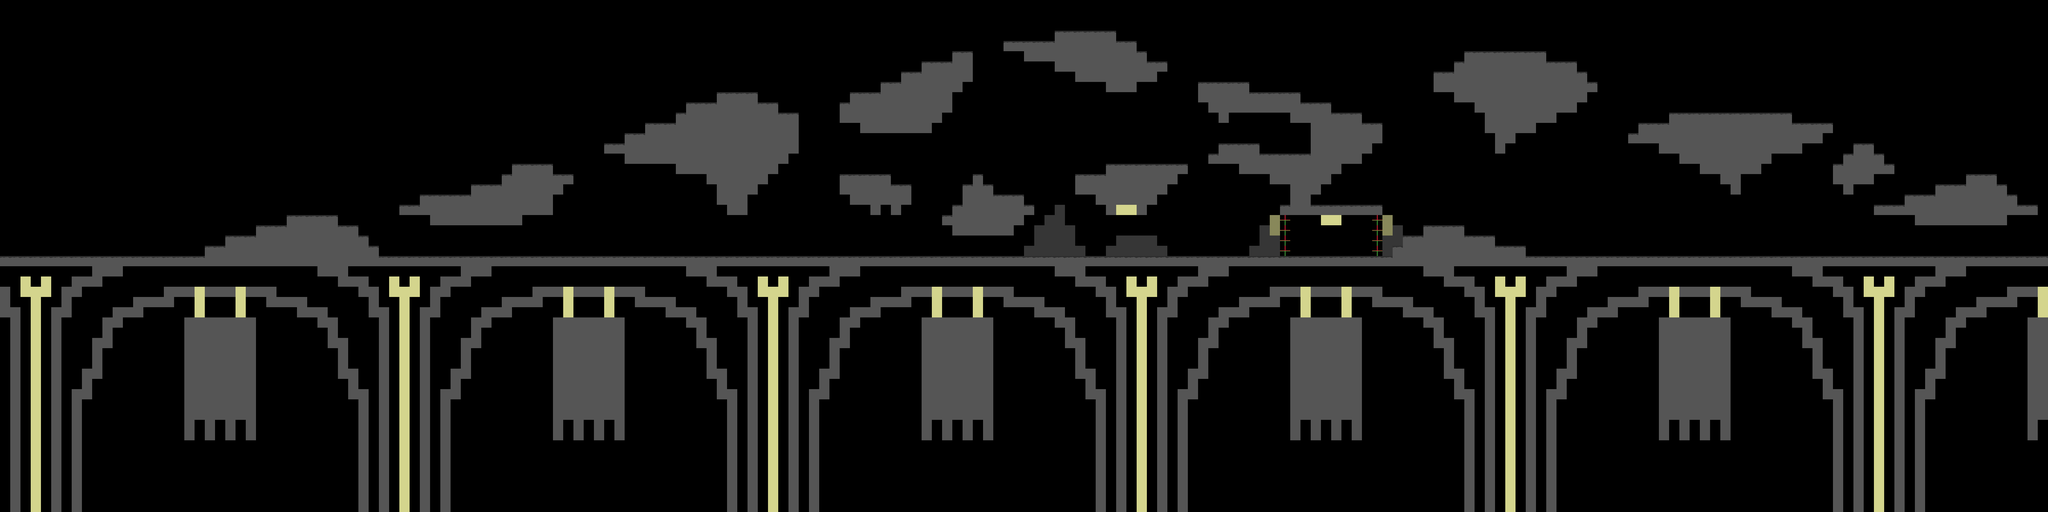

Rendered tile map (Tiled .tmx) drawn with the repository's tilesets; below, a short description and the map source with its tile grids summarised:
An orthogonal 200x50 tile map with 32x32 px tiles, 2 tile layers (background, main) and 13 objects (5x switch, 2x gate, 2x checkpoint, darkZone, elevator, ...).

<map version="1.0" tiledversion="1.0.3" orientation="orthogonal" renderorder="right-down" width="200" height="50" tilewidth="32" tileheight="32" nextobjectid="59">
 <properties>
  <property name="cameraHeight" type="float" value="0" />
  <property name="cameraWidth" type="float" value="35" />
 </properties>
 <tileset firstgid="1" source="../../textures/tilesets/test/testTileset.tsx" />
 <layer name="background" width="200" height="50" opacity="0.64">
  <data>[10000 cells, 50 non-empty, 2 distinct tile ids]</data>
 </layer>
 <layer name="main" width="200" height="50">
  <data>[10000 cells, 2329 non-empty, 4 distinct tile ids]</data>
 </layer>
 <objectgroup name="area">
  <object id="28" name="darkZone" x="4032" y="672" width="256" height="128" />
 </objectgroup>
 <objectgroup name="gateNetwork">
  <object id="33" name="switch" type="switch" x="3968" y="768" width="32" height="32">
   <properties>
    <property name="id" type="int" value="1" />
   </properties>
  </object>
  <object id="34" name="gate" type="gate" x="4000" y="768" width="32" height="32">
   <properties>
    <property name="id" type="int" value="1" />
    <property name="speed" type="float" value="4" />
   </properties>
  </object>
  <object id="35" name="switch" type="switch" x="4320" y="768" width="32" height="32">
   <properties>
    <property name="id" type="int" value="2" />
   </properties>
  </object>
  <object id="36" name="gate" type="gate" x="4288" y="768" width="32" height="32">
   <properties>
    <property name="id" type="int" value="2" />
    <property name="speed" type="float" value="4" />
   </properties>
  </object>
  <object id="46" name="switch" type="switch" x="4032" y="768" width="32" height="32">
   <properties>
    <property name="id" type="int" value="1" />
   </properties>
  </object>
  <object id="47" name="switch" type="switch" x="4256" y="768" width="32" height="32">
   <properties>
    <property name="id" type="int" value="2" />
   </properties>
  </object>
  <object id="54" name="elevator" type="elevator" x="3776" y="768" width="32" height="32">
   <properties>
    <property name="height" type="float" value="3" />
    <property name="id" type="int" value="4" />
    <property name="speed" type="float" value="1" />
   </properties>
  </object>
  <object id="55" name="switch" type="switch" x="3744" y="768" width="32" height="32">
   <properties>
    <property name="id" type="int" value="4" />
   </properties>
  </object>
 </objectgroup>
 <objectgroup name="meta">
  <object id="1" name="spawn" x="3296" y="768" width="32" height="32" />
  <object id="19" name="checkpoint" x="3392" y="64" width="32" height="32" />
  <object id="22" name="checkpoint" x="3296" y="768" width="32" height="32" />
  <object id="53" name="finish" x="3392" y="512" width="32" height="32">
   <properties>
    <property name="value" type="int" value="0" />
   </properties>
  </object>
 </objectgroup>
</map>
